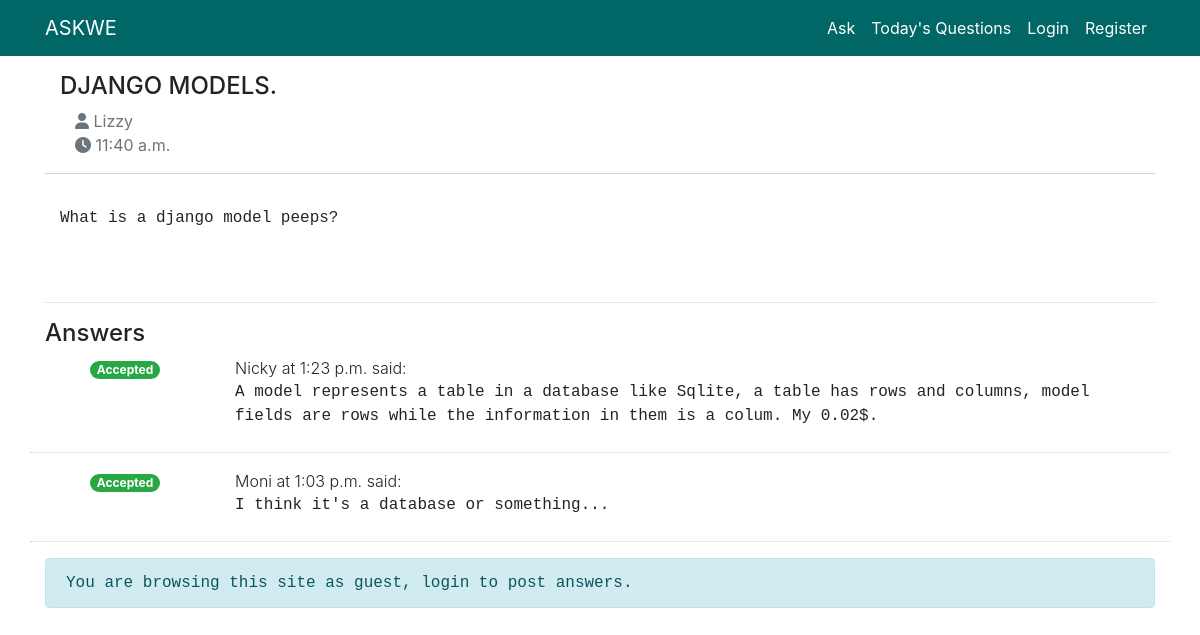
Screenshot of /q/2 with the database file from the repository.
### askwe/models.py (models this page shows, shortened)
class Question(models.Model):
    title = models.CharField(max_length=140)
    question = models.TextField()
    user = models.ForeignKey(to=settings.AUTH_USER_MODEL,
                             on_delete=models.CASCADE)
    created = models.DateTimeField(auto_now_add=True)
    def can_accept_answers(self, user):
        return user == self.user

class Answer(models.Model):
    answer = models.TextField()
    user = models.ForeignKey(to=settings.AUTH_USER_MODEL,
                             on_delete=models.CASCADE)
    created = models.DateTimeField(auto_now_add=True)
    question = models.ForeignKey(to=Question,
                                 on_delete=models.CASCADE)
    accepted = models.BooleanField(default=False)
    class Meta:
        ordering = ('-created', )

### accounts/models.py (models this page shows, shortened)
class Account(AbstractBaseUser, PermissionsMixin):
    email = models.EmailField(unique=True)
    name = models.CharField(max_length=150)
    last_name = models.CharField(max_length=150)
    phone = models.CharField(max_length=50)
    date_of_birth = models.DateField(blank=True, null=True)
    picture = models.ImageField(blank=True, null=True)
    is_staff = models.BooleanField(default=False)
    is_active = models.BooleanField(default=True)
    date_joined = models.DateTimeField(default=timezone.now)
    last_login = models.DateTimeField(null=True)
    objects = AccountManager()
    USERNAME_FIELD = 'email'
    REQUIRED_FIELDS = ['name', 'phone']

### askwe/views.py (the view)
# urls.py: path('q/<int:pk>', views.QuestionDetailView.as_view(),
class QuestionDetailView(DetailView):
    model = Question
    ACCEPT_FORM = AnswerAcceptanceForm(initial={'accepted': True})
    REJECT_FORM = AnswerAcceptanceForm(initial={'accepted': False})
    def get_context_data(self, **kwargs):
        ctx = super().get_context_data(**kwargs)
        ctx.update({
            'answer_form': AnswerForm(initial={
                'user': self.request.user.id,
                'question': self.object.id,
            })
        })
        if self.object.can_accept_answers(self.request.user):
            ctx.update({
                'accept_form': self.ACCEPT_FORM,
                'reject_form': self.REJECT_FORM,
            })
        return ctx

### templates/askwe/question_detail.html (shortened to what this page needs)
{% extends "askwe.html" %}
{% block body %}
  {% include "display_question.html" %}
  {% include "list_answers.html" %}
  {% if user.is_authenticated %}
    {% include "post_answer.html" %}
    <hr>
    <br>
  {% else %}
    <p class='alert alert-info' >You are browsing this site as guest, login to post answers.</p>
  {% endif %}
{% endblock %}

### templates/askwe.html (shortened to what this page needs)
{% load static %}
<!DOCTYPE html>
<html lang="en" >
<head >
  <link
      href="https://maxcdn.bootstrapcdn.com/bootstrap/4.0.0-beta.2/css/bootstrap.min.css"
      rel="stylesheet"
 >
  <link
      href="https://maxcdn.bootstrapcdn.com/font-awesome/4.7.0/css/font-awesome.min.css"
      rel="stylesheet"
 >
  <link rel="stylesheet" href="{% static "base.css" %}" >
</head >
<body >
<nav class="navbar navbar-expand-lg   " style="background-color:#006666;" >
  <div class="container" >
    <a class="navbar-brand text-white" href="# " >ASKWE</a >
    <ul class="navbar-nav" >
      <li class="nav-item" >
        <a class="nav-link text-white" href="{% url "ask" %}" >Ask</a >
      </li >
      <li class="nav-item" >
        <a
            class="nav-link text-white"
            href="{% url "index" %}" >
          Today's Questions
        </a >
      </li >
      {% if user.is_authenticated %}
        <li class="nav-item text-white" >
          <a class="nav-link text-white" href="{% url "logout" %}" >Logout</a >
        </li >
      {% else %}
        <li class="nav-item " >
          <a class=" text-white nav-link" href="{% url "login" %}" >Login</a >
        </li >
        <li class="nav-item " >
          <a class="nav-link text-white" href="{% url "register" %}" >Register</a >
        </li >
      {% endif %}
    </ul >
  </div >
</nav >
<div class="container" >
  {% block body %}{% endblock %}
</div >
</body >
</html >

### templates/display_question.html (shortened to what this page needs)
{% load markdownify %}
<link rel="stylesheet" href="https://stackpath.bootstrapcdn.com/bootstrap/4.4.1/css/bootstrap.min.css">
<div class="question" >
  <div class="meta col-sm-12" >
    <h4 >{{ question.title }}</h4 >
              <div class="fa-hover col-md-3 text-secondary col-sm-4"><a class='text-secondary' href="font_awesome.html#"><i class="fas fa-user"></i>  {{ question.user.name}} </a></div>
                           <div class="fa-hover col-md-3 col-sm-4"><a class='text-secondary' href="font_awesome.html#"><i class="fas fa-clock"></i>  {{ question.created|time}} </a></div>
  </div >
  <div class="body col-sm-12" >
   <p> {{ question.question|markdownify }}</p>
  </div >
</div >

### templates/list_answers.html (shortened to what this page needs)
{% load markdownify %}
<br>
<hr>
<h4>Answers</h4>
<ul class="list-unstyled answers" >
  {% for answer in question.answer_set.all %}
    <li class="answer row" >
      <div class="col-sm-3 col-md-2 text-center" >
        {% if answer.accepted %}
          <span class="badge badge-pill badge-success" >Accepted</span >
        {% endif %}
      </div >
      <div class="col-sm-9 col-md-10" >
         <div class="meta font-weight-light" >  {{ answer.user.name}} at  {{ answer.created|time}} said:</div >
        <div class="body" >{{ answer.answer|markdownify }}</div >
      </div >
    </li >
  {% empty %}
    <li class="answer alert alert-info" >No answers yet!</li >
  {% endfor %}
</ul >

### static/base.css (style rules this page uses)
nav.navbar { margin-bottom: 1em; }
.question .meta { border-bottom: lightgrey solid .01em; margin-bottom: 2em; padding-bottom: 1em; }
.question .body { padding-bottom: 1em; }
.answer { border-bottom: lightgrey dotted .01em; margin-bottom: 1em; padding-bottom: .5em; }

### templates/display_question.html (style rules this page uses)
p { font-family: "Lucida Console", Monaco, monospace; }

### rows the page displays
Question: title "DJANGO MODELS.", user.name "Lizzy", created "11:40 a.m.", question "What is a django model peeps?"
Answer: accepted "Accepted", user.name "Nicky", created "1:23 p.m.", answer "A model represents a table in a database like Sqlite, a table has rows and columns, model fields are rows while the information in them is a colum. My 0.02$."
Answer: accepted "Accepted", user.name "Moni", created "1:03 p.m.", answer "I think it's a database or something..."
